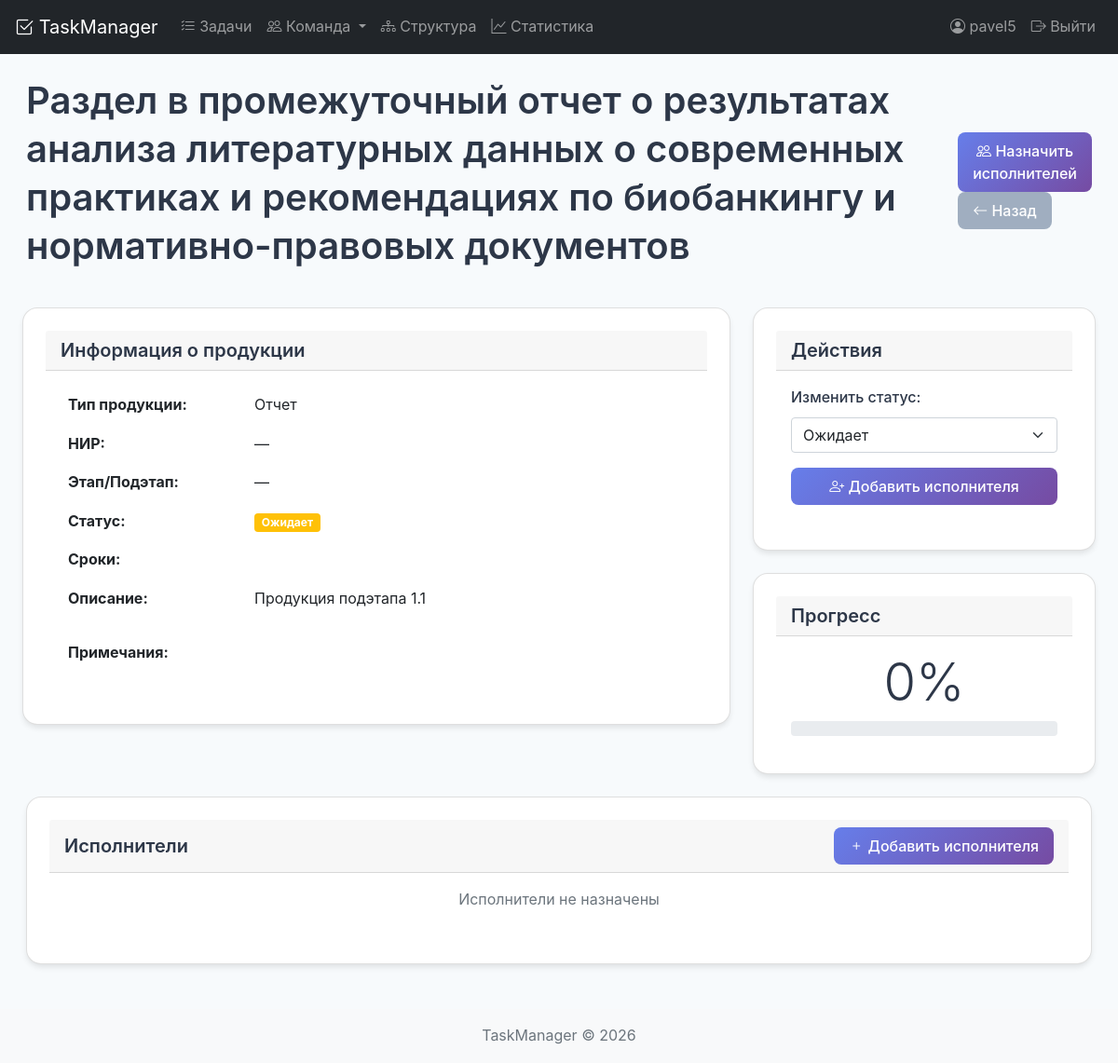
Page /research/product/2/ (signed in) on the committed database.
### tasks/models.py (models this page shows, shortened)
class ResearchProduct(models.Model):
    substage = models.ForeignKey(
        ResearchSubstage,  # ResearchSubstage уже определен
        on_delete=models.CASCADE,
        related_name='products',
        verbose_name='Подэтап'
    )
    name = models.CharField('Наименование продукции', max_length=500)
    description = models.TextField('Описание', blank=True)
    due_date = models.DateField('Срок представления', null=True, blank=True)
    performers = models.ManyToManyField(
        'Employee',  # Используем строку
        verbose_name='Исполнители',
        related_name='research_products',
        blank=True
    )
    responsible = models.ForeignKey(
        'Employee',  # Используем строку
        on_delete=models.SET_NULL,
        verbose_name='Ответственный',
        related_name='responsible_products',
        null=True,
        blank=True
    )
    STATUS_CHOICES = [
        ('pending', 'Ожидает'),
        ('in_progress', 'В работе'),
        ('completed', 'Выполнено'),
        ('delayed', 'Задержка')
    ]
    status = models.CharField(
        'Статус',
        max_length=20,
        choices=STATUS_CHOICES,
        default='pending'
    )
    class Meta:
        verbose_name = 'Продукция'
        verbose_name_plural = 'Продукция'

### tasks/views/product_views.py (the view)
# urls.py: path('research/product/<int:product_id>/', research_product_detail, name='research_product_detail'),
@login_required
def research_product_detail(request, product_id):
    product = get_object_or_404(ResearchProduct, id=product_id)
    performers = product.product_performers.select_related('employee').all()
    from ..forms_product import ProductPerformerForm
    performer_form = ProductPerformerForm()
    context = {
        'product': product,
        'performers': performers,
        'performer_form': performer_form,
    }
    return render(request, 'tasks/research_product_detail.html', context)

### tasks/forms_product.py (shortened to what this page needs)
class ProductPerformerForm(forms.ModelForm):
    class Meta:
        model = ProductPerformer
        fields = ['employee', 'role', 'contribution_percent', 'start_date', 'end_date', 'notes']
        widgets = {
            'start_date': forms.DateInput(attrs={'type': 'date'}),
            'end_date': forms.DateInput(attrs={'type': 'date'}),
            'notes': forms.Textarea(attrs={'rows': 2}),
        }
    def __init__(self, *args, **kwargs):
        self.product = kwargs.pop('product', None)
        super().__init__(*args, **kwargs)

### tasks/models.py (called while the page is built)
    @property
    def is_overdue(self):
        from django.utils import timezone
        if self.status not in ['completed', 'cancelled'] and self.planned_end:
            return timezone.now().date() > self.planned_end
        return False

### tasks/templates/tasks/research_product_detail.html (shortened to what this page needs)
{% extends 'base.html' %}
{% load static %}
{% block content %}
<div class="container-fluid">
    <div class="d-flex justify-content-between align-items-center mb-4">
        <h1>{{ product.name }}</h1>
        <div>
            <a href="{% url 'product_assign_performers' product.id %}" class="btn btn-primary">
                <i class="bi bi-people"></i> Назначить исполнителей
            </a>
            <a href="{% url 'research_product_list' %}" class="btn btn-secondary">
                <i class="bi bi-arrow-left"></i> Назад
            </a>
        </div>
    </div>
    <div class="row">
        <div class="col-md-8">
            <div class="card mb-4">
                <div class="card-header">
                    <h5 class="mb-0">Информация о продукции</h5>
                </div>
                <div class="card-body">
                    <table class="table table-borderless">
                        <tr>
                            <th style="width: 200px">Тип продукции:</th>
                            <td>{{ product.get_product_type_display }}</td>
                        </tr>
                        <tr>
                            <th>НИР:</th>
                            <td>{{ product.research_task|default:"—" }}</td>
                        </tr>
                        <tr>
                            <th>Этап/Подэтап:</th>
                            <td>
                                {% if product.research_stage %}
                                    Этап {{ product.research_stage.stage_number }}: {{ product.research_stage.title|truncatechars:50 }}
                                    {% if product.research_substage %}
                                        <br>Подэтап {{ product.research_substage.substage_number }}: {{ product.research_substage.title|truncatechars:50 }}
                                    {% endif %}
                                {% else %}
                                    —
                                {% endif %}
                            </td>
                        </tr>
                        <tr>
                            <th>Статус:</th>
                            <td>
                                <span class="badge bg-{% if product.status == 'completed' %}success{% elif product.status == 'in_progress' %}primary{% elif product.status == 'delayed' %}danger{% elif product.status == 'cancelled' %}secondary{% else %}warning{% endif %}">
                                    {{ product.get_status_display }}
                                </span>
                            </td>
                        </tr>
                        <tr>
                            <th>Сроки:</th>
                            <td>
                            </td>
                        </tr>
                        <tr>
                            <th>Описание:</th>
                            <td>{{ product.description|linebreaks|default:"—" }}</td>
                        </tr>
                        <tr>
                            <th>Примечания:</th>
                            <td>{{ product.notes|linebreaks|default:"—" }}</td>
                        </tr>
                    </table>
                </div>
            </div>
        </div>
        <div class="col-md-4">
            <div class="card mb-4">
                <div class="card-header">
                    <h5 class="mb-0">Действия</h5>
                </div>
                <div class="card-body">
                    <form method="post" action="{% url 'update_product_status' product.id %}">
                        <div class="mb-3">
                            <label class="form-label">Изменить статус:</label>
                            <select name="status" class="form-select" onchange="this.form.submit()">
                                {% for value, label in product.STATUS_CHOICES %}
                                    <option value="{{ value }}" {% if product.status == value %}selected{% endif %}>
                                        {{ label }}
                                    </option>
                                {% endfor %}
                            </select>
                        </div>
                    </form>
                    <button type="button" class="btn btn-primary w-100 mb-2" data-bs-toggle="modal" data-bs-target="#addPerformerModal">
                        <i class="bi bi-person-plus"></i> Добавить исполнителя
                    </button>
                </div>
            </div>
            <div class="card mb-4">
                <div class="card-header">
                    <h5 class="mb-0">Прогресс</h5>
                </div>
                <div class="card-body text-center">
                    <div class="display-4">{{ product.completion_percent }}%</div>
                    <div class="progress mt-2">
                    </div>
                </div>
            </div>
        </div>
    </div>
    <div class="card mb-4">
        <div class="card-header d-flex justify-content-between align-items-center">
            <h5 class="mb-0">Исполнители</h5>
            <button type="button" class="btn btn-sm btn-primary" data-bs-toggle="modal" data-bs-target="#addPerformerModal">
                <i class="bi bi-plus"></i> Добавить исполнителя
            </button>
        </div>
        <div class="card-body">
            {% if performers %}
                <div class="table-responsive">
                    <table class="table table-hover">
                        <thead>
                            <tr>
                                <th>Сотрудник</th>
                                <th>Роль</th>
                                <th>Доля участия</th>
                                <th>Период работы</th>
                                <th>Действия</th>
                            </tr>
                        </thead>
                        <tbody>
                            {% for performer in performers %}
                                <tr>
                                    <td>
                                        <strong>{{ performer.employee.full_name }}</strong><br>
                                        <small class="text-muted">{{ performer.employee.position }}</small>
                                    </td>
                                    <td>
                                        <span class="badge bg-{% if performer.role == 'responsible' %}danger{% elif performer.role == 'executor' %}info{% else %}secondary{% endif %}">
                                            {{ performer.get_role_display }}
                                        </span>
                                    </td>
                                    <td>
                                        {% if performer.contribution_percent %}
                                            {{ performer.contribution_percent }}%
                                        {% else %}
                                            —
                                        {% endif %}
                                    </td>
                                    <td>
                                        {% if performer.start_date %}
                                            {{ performer.start_date|date:"d.m.Y" }}
                                            {% if performer.end_date %} - {{ performer.end_date|date:"d.m.Y" }}{% endif %}
                                        {% else %}
                                            —
                                        {% endif %}
                                    </td>
                                    <td>
                                        <form method="post" action="{% url 'remove_product_performer' product.id performer.id %}" style="display: inline;">
                                            {% csrf_token %}
                                            <button type="submit" class="btn btn-sm btn-danger" onclick="return confirm('Удалить исполнителя?')">
                                                <i class="bi bi-trash"></i>
                                            </button>
                                        </form>
                                    </td>
                                </tr>
                            {% endfor %}
                        </tbody>
                    </table>
                </div>
            {% else %}
                <p class="text-muted text-center">Исполнители не назначены</p>
            {% endif %}
        </div>
    </div>
</div>
{% endblock %}

### tasks/templates/base.html (shortened to what this page needs)
<!DOCTYPE html>
{% load static %}
<html lang="ru">
<head>
    <link href="https://cdn.jsdelivr.net/npm/bootstrap@5.1.3/dist/css/bootstrap.min.css" rel="stylesheet">
    <link rel="stylesheet" href="https://cdn.jsdelivr.net/npm/bootstrap-icons@1.8.1/font/bootstrap-icons.css">
        <link href="{% static 'css/style.css' %}" rel="stylesheet">
    <link href="{% static 'css/style.css' %}" rel="stylesheet">
</head>
<body>
    <nav class="navbar navbar-expand-lg navbar-dark bg-dark">
        <div class="container">
            <a class="navbar-brand" href="{% url 'task_list' %}">
                <i class="bi bi-check2-square"></i> TaskManager
            </a>
            <div class="collapse navbar-collapse" id="navbarNav">
                <ul class="navbar-nav me-auto">
                    <li class="nav-item">
                        <a class="nav-link" href="{% url 'task_list' %}">
                            <i class="bi bi-list-check"></i> Задачи
                        </a>
                    </li>
                    <li class="nav-item dropdown">
                        <a class="nav-link dropdown-toggle" href="#" data-bs-toggle="dropdown">
                            <i class="bi bi-people"></i> Команда
                        </a>
                    </li>
                    <li class="nav-item">
                        <a class="nav-link" href="{% url 'organization_chart' %}">
                            <i class="bi bi-diagram-3"></i> Структура
                        </a>
                    </li>
                    <li class="nav-item">
                        <a class="nav-link" href="{% url 'task_statistics' %}">
                            <i class="bi bi-graph-up"></i> Статистика
                        </a>
                    </li>
                </ul>
                <ul class="navbar-nav">
                    {% if user.is_authenticated %}
                        <li class="nav-item">
                            <span class="nav-link">
                                <i class="bi bi-person-circle"></i> {{ user.username }}
                            </span>
                        </li>
                        <li class="nav-item">
                            <a class="nav-link" href="{% url 'logout' %}">
                                <i class="bi bi-box-arrow-right"></i> Выйти
                            </a>
                        </li>
                    {% endif %}
                </ul>
            </div>
        </div>
    </nav>
    <main class="container mt-4">
        {% block content %}{% endblock %}
    </main>
    <footer class="footer mt-5 py-3 bg-light">
        <div class="container text-center">
            <span class="text-muted">TaskManager © {% now "Y" %}</span>
        </div>
    </footer>
</body>
</html>

### static/css/style.css (style rules this page uses)
:root { --primary-color: #667eea; --secondary-color: #764ba2; --success-color: #48bb78; --danger-color: #f56565; --warning-color: #ecc94b; --info-color: #4299e1; --dark-color: #2d3748; --light-color: #f7fafc; --gray-color: #a0aec0; --shadow-sm: 0 1px 2px 0 rgba(0, 0, 0, 0.05); --shadow-md: 0 4px 6px -1px rgba(0, 0, 0, 0.1); --shadow-lg: 0 10px 15px -3px rgba(0, 0, 0, 0.1); --shadow-xl: 0 20px 25px -5px rgba(0, 0, 0, 0.1); --border-radius-sm: 0.25rem; --border-radius-md: 0.5rem; --border-radius-lg: 1rem; --border-radius-xl: 2rem; --spacing-1: 0.25rem; --spacing-2: 0.5rem; --spacing-3: 0.75rem; --spacing-4: 1rem; --spacing-5: 1.25rem; --spacing-6: 1.5rem; --spacing-8: 2rem; --spacing-10: 2.5rem; --spacing-12: 3rem; }
* { margin: 0; padding: 0; box-sizing: border-box; }
body { font-family: -apple-system, BlinkMacSystemFont, 'Segoe UI', Roboto, 'Helvetica Neue', Arial, sans-serif; background-color: var(--light-color); color: var(--dark-color); line-height: 1.6; }
h1, h2, h3, h4, h5, h6 { font-weight: 600; line-height: 1.3; margin-bottom: var(--spacing-4); }
h1 { font-size: 2.5rem; }
h5 { font-size: 1.25rem; }
a { color: var(--primary-color); text-decoration: none; transition: color 0.2s; }
.btn { display: inline-block; padding: var(--spacing-2) var(--spacing-4); border-radius: var(--border-radius-md); font-weight: 500; text-align: center; cursor: pointer; transition: all 0.2s; border: none; font-size: 1rem; }
.btn-primary { background: linear-gradient(135deg, var(--primary-color), var(--secondary-color)); color: white; }
.btn-secondary { background-color: var(--gray-color); color: white; }
.card { background: white; border-radius: var(--border-radius-lg); box-shadow: var(--shadow-md); padding: var(--spacing-6); transition: all 0.3s; }
.form-label { display: block; margin-bottom: var(--spacing-2); font-weight: 500; color: var(--dark-color); }
.container { max-width: 1200px; margin: 0 auto; padding: 0 var(--spacing-4); }
.row { display: flex; flex-wrap: wrap; margin: 0 calc(-1 * var(--spacing-4)); }
.text-center { text-align: center; }
.mt-2 { margin-top: var(--spacing-2); }
.mt-4 { margin-top: var(--spacing-4); }
.mt-5 { margin-top: var(--spacing-5); }
.mb-2 { margin-bottom: var(--spacing-2); }
.mb-3 { margin-bottom: var(--spacing-3); }
.mb-4 { margin-bottom: var(--spacing-4); }

### rows in the picture
ResearchProduct: name "Раздел в промежуточный отчет о результатах анализа литературных данных о современных практиках и рекомендациях по биобанкингу и нормативно-правовых документов", product_type "Отчет", research_task "—", status "Ожидает", description "Продукция подэтапа 1.1", completion_percent "0"

### other values in the picture
{{ user.username }} "pavel5"
